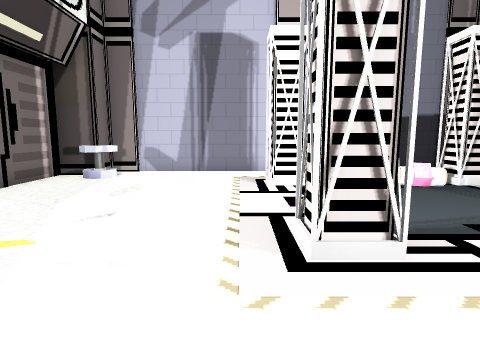
View 1 (above)

12 first-person views from a walk through a Godot game level. The camera is 1.3 m above the floor, tilts 8° down and sees 75° across. The floor is counted in squares, 1 m on a side. Each view is taken from the middle of a square. On the plan, view 1 faces up. The plan holds only what a view shows up to about 14 squares ahead; the rest is blank. The place goes on beyond the plan. Flat picture figures and markers are left out. Some surface patterns are stand-ins.

View 2
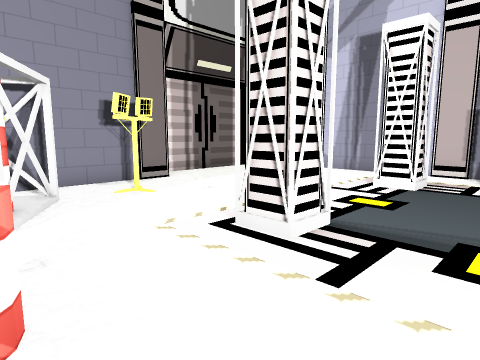

View 3
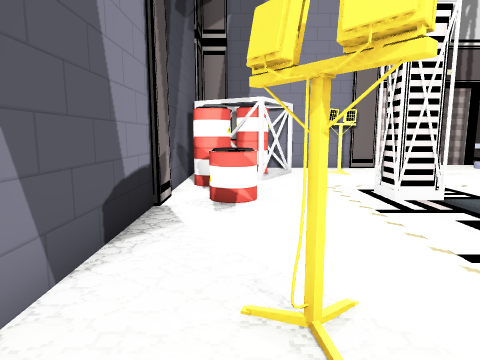

View 4
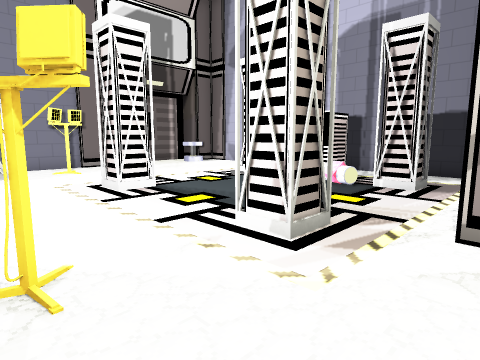

View 5
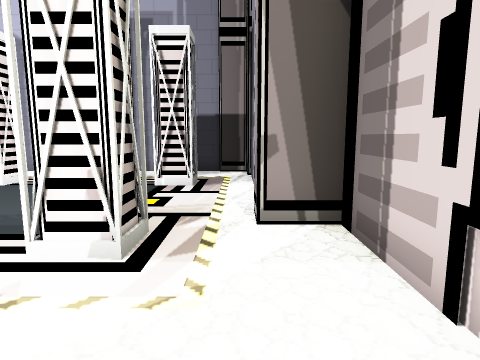

View 6
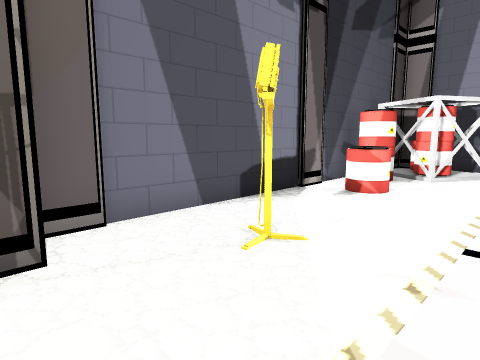

View 7
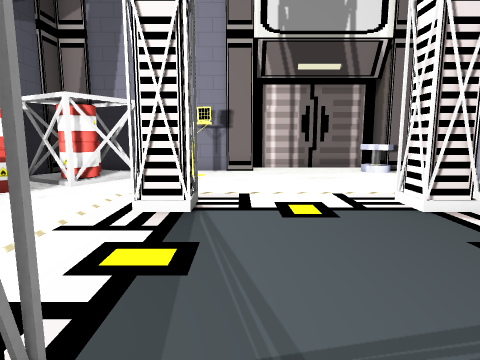

View 8
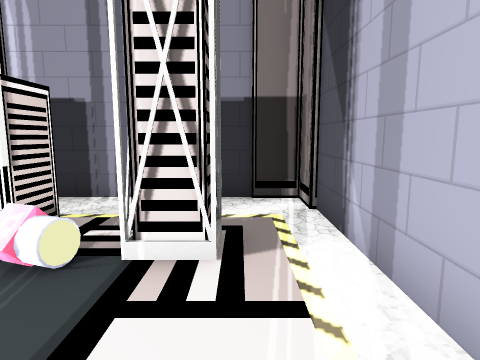

View 9
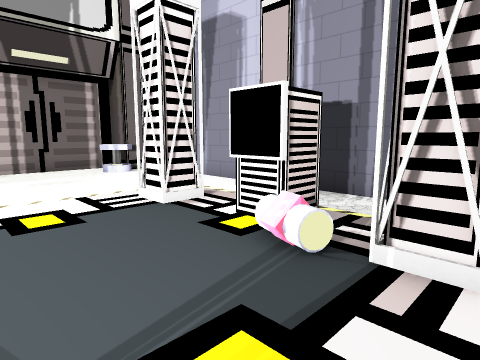

View 10
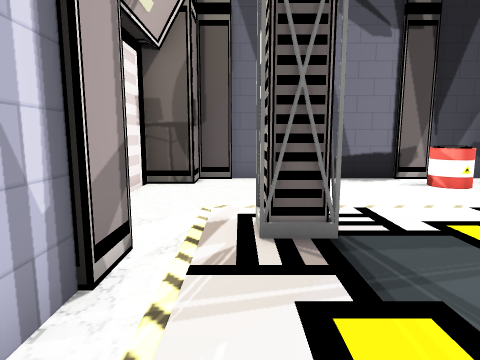

View 11
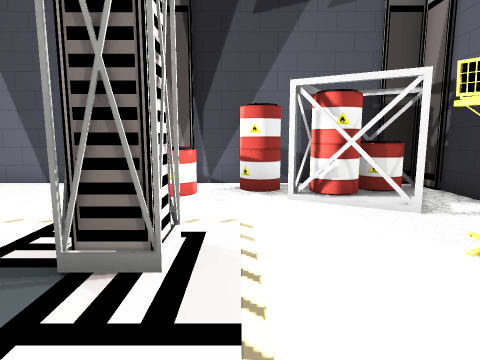

View 12
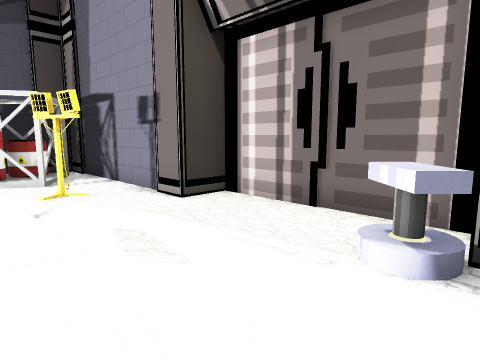

### Floor plan
Points are (right, up) in squares from view 1. A wall is a line through its corners. A room is listed if a view was taken in it or the views show most of it. See-through windows are left out.
Room 1 (views 1, 2, 3, 4, 5, 6, 7, 8, 9, 10, 11, 12)
walls: (0.9, 4) (1.7, 4) (1.7, 3.2) (0.9, 3.2) (0.9, 4); (1.7, 9.2) (1.7, 8.3) (0.9, 8.3) (0.9, 9); (5.6, 4) (6.7, 4) (6.7, 3.2) (5.8, 3.2); (4.3, 9.8) (4.3, 8.7); (-6, 5.5) (-4.9, 5.5) (-4.9, -1.6) (8.4, -1.6) (8.4, -0.5); (6.7, 9.2) (6.7, 8.3) (5.8, 8.3) (5.8, 9.2); (9.6, 4.5) (8.4, 4.5) (8.4, 11.6) (-4.9, 11.6) (-4.9, 10.5) (-6.1, 10.5); (8.1, -0.5) (9.6, -0.5)
low walls: (4.3, 8.7) (3.2, 8.7)
objects: other object (-5, 10) to (-4, 10); barrel (-4, -1) to (-1, 2); streetlight (-3, 3) to (-3, 4); barrel (-1, -1) to (0, -1); barrel (-1, 0); barrel (1, 0) to (2, 0); streetlight (6, 0) to (6, 1)

Positions as (right, up) in squares from view 1, and headings:
1: (0, 0), facing up
2: (4, 0), facing up-left
3: (8, 0), facing left
4: (9, 0), facing up-left
5: (8, 0), facing up
6: (9, 3), facing down-left
7: (7, 5), facing left
8: (7, 5), facing up
9: (7, 5), facing up-left
10: (7, 8), facing down
11: (0, 7), facing down
12: (-1, 11), facing down-left
